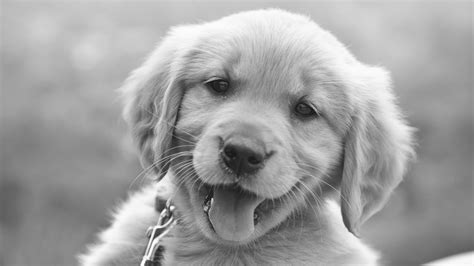
#> input picture Image_with_2/grey.png, 474 x 266 px
$ python crop.py
#> lines starting #> are read from the running program, lines starting #| are printed output that depends on the picture
# let say i want to crop image its basic here for more you can visit documentation

from PIL import Image,ImageFilter
img = Image.open('grey.png')
#> img is the input picture: PIL image 474x266 L; min 15, max 254, mean 160.9
filter_img = img.convert('L')
box = (100, 100, 200, 200) # four corner (left, upper, right, lower)
regine = filter_img.crop(box)
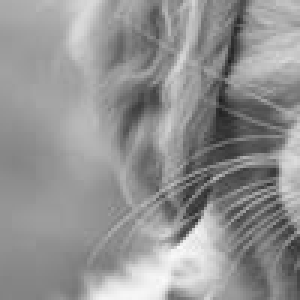
#> regine: PIL image 100x100 L (shown 3 times larger); min 31, max 250, mean 146.4
regine.save('regin.png','png')
